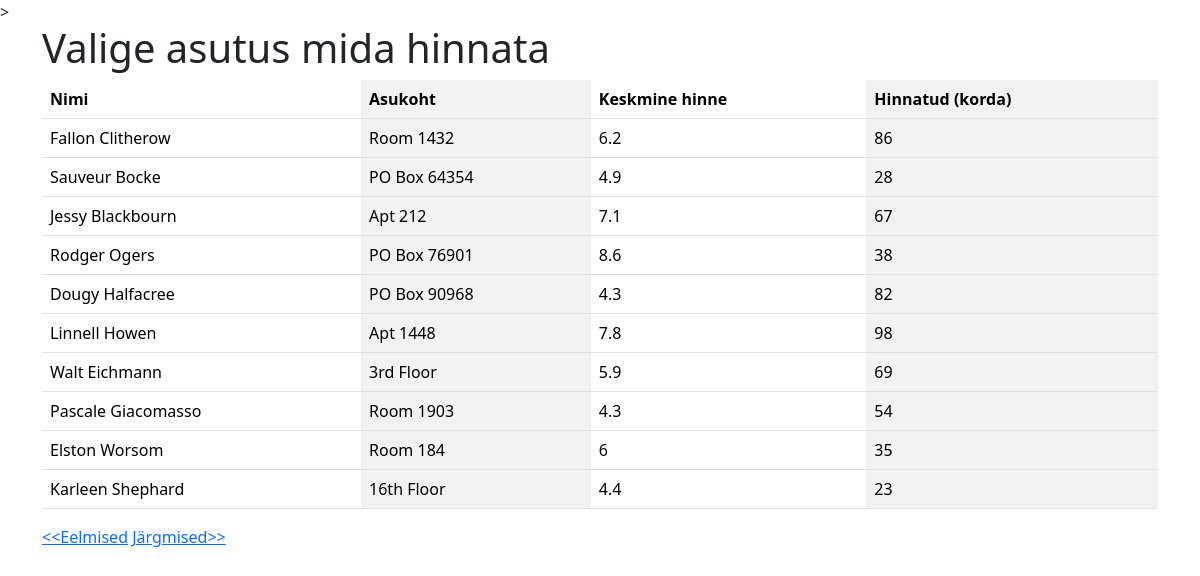
Page /kohvikud/index.php?next=0 on the committed database.
### tables this page shows
CREATE TABLE `toidukohad` (
  `ID` int(6) NOT NULL,
  `nimi` varchar(255) NOT NULL,
  `asukoht` varchar(255) NOT NULL,
  `keskmine_hinne` double NOT NULL,
  `hinnatud` int(6) NOT NULL
);

### kohvikud/index.php (the view, shortened to what this page needs)
<?php include ("config.php"); ?>
><!doctype html>
<html lang="et">
  <head>
    <link href="https://cdn.jsdelivr.net/npm/bootstrap@5.3.3/dist/css/bootstrap.min.css" rel="stylesheet">
  </head>
  <body>
    <?php
    if (!empty($_GET["s"])) {
        $s = $_GET["s"];
        $paring = 'SELECT * FROM toidukohad WHERE nimi LIKE "%'.$s.'%" ';
    } else {
        if (isset($_GET['next'])) {
            $algus = $_GET['next'];
        }
        else if (isset($_GET['prev'])) {
            $algus = $_GET['prev']-10;
        } else {
            $algus = -10;
        }
            $algus += 10;
            $lopp = $algus - 10;
    $paring = " SELECT * FROM toidukohad LIMIT $algus,10";
}
     $valjund = mysqli_query ($yhendus, $paring);
?>
    <div class="container">
        <h1>Valige asutus mida hinnata</h1>
            <table class="table tabel-sm table-striped-columns">
                <tr>
                    <th>Nimi</th>
                    <th>Asukoht</th>
                    <th>Keskmine hinne</th>
                    <th>Hinnatud (korda)</th>
        </tr>
        <?php
     while ($rida = mysqli_fetch_assoc ($valjund)){
        ?>
        <tr>
                    <td><?php echo $rida['nimi']; ?></td>
                    <td><?php echo $rida['asukoht']; ?></td>
                    <td><?php echo $rida['keskmine_hinne']; ?></td>
                    <td><?php echo $rida['hinnatud']; ?></td>
        </tr>
        <?php
     }
        ?>
</table>
        <a href="?prev=<?php echo $lopp;  ?>">&lt;&lt;Eelmised</a>
        <a href="?next=<?php echo $algus;  ?>">Järgmised&gt;&gt;</a>
    </div>
  </body>
</html>

### rows in the picture
toidukohad: nimi "Fallon Clitherow", asukoht "Room 1432", keskmine_hinne "6.2", hinnatud "86"
toidukohad: nimi "Sauveur Bocke", asukoht "PO Box 64354", keskmine_hinne "4.9", hinnatud "28"
toidukohad: nimi "Jessy Blackbourn", asukoht "Apt 212", keskmine_hinne "7.1", hinnatud "67"
toidukohad: nimi "Rodger Ogers", asukoht "PO Box 76901", keskmine_hinne "8.6", hinnatud "38"
toidukohad: nimi "Dougy Halfacree", asukoht "PO Box 90968", keskmine_hinne "4.3", hinnatud "82"
toidukohad: nimi "Linnell Howen", asukoht "Apt 1448", keskmine_hinne "7.8", hinnatud "98"
toidukohad: nimi "Walt Eichmann", asukoht "3rd Floor", keskmine_hinne "5.9", hinnatud "69"
toidukohad: nimi "Pascale Giacomasso", asukoht "Room 1903", keskmine_hinne "4.3", hinnatud "54"
toidukohad: nimi "Elston Worsom", asukoht "Room 184", keskmine_hinne "6", hinnatud "35"
toidukohad: nimi "Karleen Shephard", asukoht "16th Floor", keskmine_hinne "4.4", hinnatud "23"
